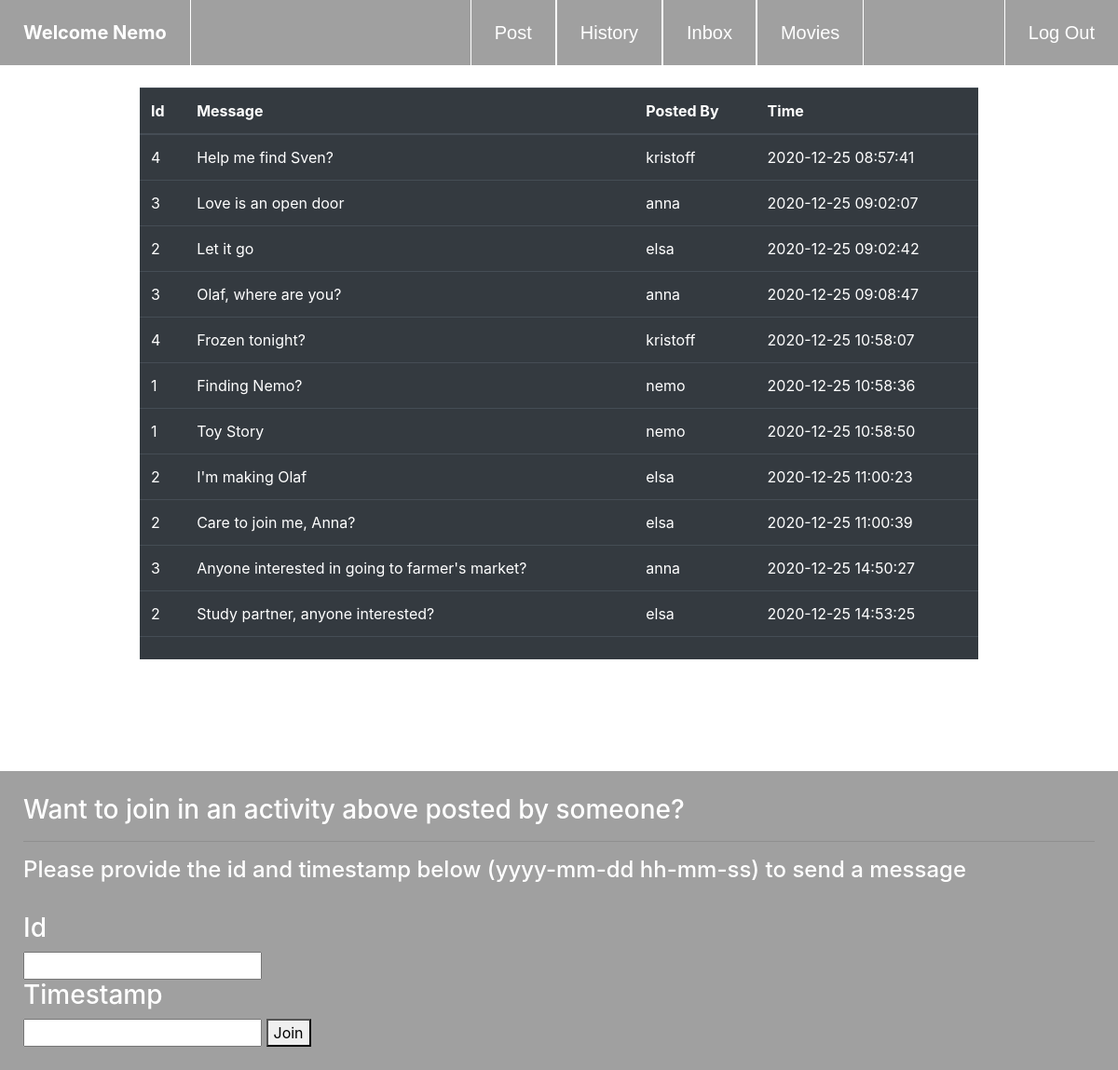
The page / (signed in) on the database its author committed.
### tables this page shows
CREATE TABLE 'users' ('id' integer PRIMARY KEY AUTOINCREMENT NOT NULL, 'name' varchar(255) NOT NULL, 'email' varchar(255) NOT NULL, 'password'  varchar(255) NOT NULL  );

CREATE TABLE 'post' ('id' integer, 'message' varchar(255), 'time' varchar(255));

### application.py (the view, shortened to what this page needs)
@app.route("/", methods=["GET", "POST"])
@login_required
def index():
    user = db.execute("SELECT * from users where id=:id", id = session["user_id"])
    name = user[0]["name"][0].upper() + user[0]["name"][1:].lower()
    from_email = user[0]["email"]
    if request.method == "GET":
        rows = db.execute("SELECT post.id, message, name, time from users join post on users.id = post.id")
        return render_template("index.html", name=name, rows=rows)

### application.py (called while the page is built)
def login_required(f):
    @wraps(f)
    def decorated_function(*args, **kwargs):
        if session.get("user_id") is None:
            return redirect("/login")
        return f(*args, **kwargs)
    return decorated_function

@app.after_request
def after_request(response):
    response.headers["Cache-Control"] = "no-cache, no-store, must-revalidate"
    response.headers["Expires"] = 0
    response.headers["Pragma"] = "no-cache"
    return response

### templates/index.html (shortened to what this page needs)
{% extends "layout.html" %}
{% block style %}
    <link rel="stylesheet" href="https://stackpath.bootstrapcdn.com/bootstrap/4.3.1/css/bootstrap.min.css">
{% endblock %}
{% block body %}
    <div class="links">
        <ul>
            <li class="indexnav" style="float: left;"><b>Welcome {{name}}</b></li>
            <li style="float: left; border-right: 1px solid white; margin-left: 25%;"><a href="/post">Post</a></li>
            <li style="float: left; border-right: 1px solid white;"><a href="/history">History</a></li>
            <li style="float: left; border-right: 1px solid white;"><a href="/inbox">Inbox</a></li>
            <li style="float: left; border-right: 1px solid white;"><a href="/movies">Movies</a></li>
            <li><a href="/logout">Log Out</a></li>
        </ul>
    </div>
    <br>
    <div class="table2">
    <table class="table table-dark table-stripped">
        <thead>
            <tr>
                <th>Id</th>
                <th>Message</th>
                <th>Posted By</th>
                <th>Time</th>
            </tr>
        </thead>
        <tbody>
            {% for row in rows %}
                {% set id = row["id"] %}
                {% set message = row["message"] %}
                {% set name1 = row["name"] %}
                {% set time = row["time"] %}
                    <tr>
                        <td>{{id}}</td>
                        <td>{{message}}</td>
                        <td>{{name1}}</td>
                        <td>{{time}}</td>
                    </tr>
            {% endfor %}
        </tbody>
        <tfoot>
            <td colspan="3"></td>
            <td></td>
        </tfoot>
    </table>
    </div>
    <div style="background-color: #a0a0a0; margin-top: 120px; color: white; padding: 25px;">
        <h3>Want to join in an activity above posted by someone?</h3>
        <hr>
        <h4>Please provide the id and timestamp below (yyyy-mm-dd hh-mm-ss) to send a message</h4><br>
        <form action="/" method="post">
            <h3>Id</h3>
            <input type="text" name="id">
            <h3>Timestamp</h3>
            <input type="text" name="time">
            <button type="submit">Join</button>
        </form>
    </div>
{% endblock %}

### templates/layout.html (shortened to what this page needs)
<!DOCTYPE html>
<html lang="en">
    <head>
        {% block style %}
        {% endblock %}
        <link href="/static/styles.css" rel="stylesheet">
    </head>
    <body>
        {% block body %}
        {% endblock %}
    </body>
</html>

### static/styles.css (style rules this page uses)
body { margin: 0; padding: 0; }
.links { background-color: #a0a0a0; }
.links ul { list-style-type: none; margin: 0; padding: 0; overflow: hidden; }
.links li { float: right; }
.links a { display: block; color: white; text-align: center; padding: 20px 25px; text-decoration: none; font-family: sans-serif; border-left: 1px solid #fff; font-size: 20px; }
.indexnav { display: block; padding: 20px 25px; text-align: center; color: white; border-right: 1px solid white; font-size: 20px }
.table2 { width: 75%; margin: auto; }

### rows shown on the page
users: name "Nemo", name "nemo"
post: id "4", message "Help me find Sven?", time "2020-12-25 08:57:41"
users: name "kristoff"
post: id "3", message "Love is an open door", time "2020-12-25 09:02:07"
users: name "anna"
post: id "2", message "Let it go", time "2020-12-25 09:02:42"
users: name "elsa"
post: id "3", message "Olaf, where are you?", time "2020-12-25 09:08:47"
post: id "4", message "Frozen tonight?", time "2020-12-25 10:58:07"
post: id "1", message "Finding Nemo?", time "2020-12-25 10:58:36"
post: id "1", message "Toy Story", time "2020-12-25 10:58:50"
post: id "2", message "I'm making Olaf", time "2020-12-25 11:00:23"
post: id "2", message "Care to join me, Anna?", time "2020-12-25 11:00:39"
post: id "3", message "Anyone interested in going to farmer's market?", time "2020-12-25 14:50:27"
post: id "2", message "Study partner, anyone interested?", time "2020-12-25 14:53:25"
